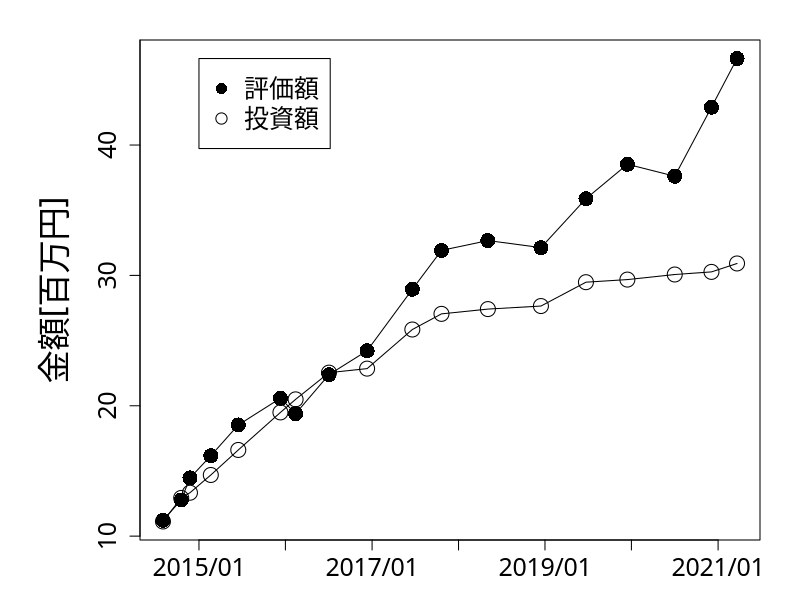

R code for this plot:
#!/usr/bin/env Rscript

t <- read.table("./invest_return.tsv", sep="\t", header=FALSE)

x <- as.Date(t$V1, "%m/%d/%Y")
y1 <- as.numeric(gsub(",","", t$V2))/1000000
y2 <- as.numeric(gsub(",","", t$V3))/1000000
png("../images/investment_return/investment_return.png")
y_range <- range(y1, y2)

par(family = "HiraKakuProN-W3")
# mar – A numeric vector of length 4, which sets the margin sizes in the following order: bottom, left, top, and right. The default is c(5.1, 4.1, 4.1, 2.1).

par(mar = c(3, 7, 2, 2))

# mgp – A numeric vector of length 3, which sets the axis label locations relative to the edge of the inner plot window. The first value represents the location the labels (i.e. xlab and ylab in plot), the second the tick-mark labels, and third the tick marks. The default is c(3, 1, 0).

par(mgp = c(3.5, 1, 0))

plot(x, y1, xlab="", ylab="金額[百万円]", type="o", 
     cex.lab=2, cex.axis=1.5, cex.main=1.5, cex=2, ylim=y_range,
     xaxt="n",
     yaxp = c(10, 50, 4),
     pch=1
     )
lines(x, y2, xlab="", type="o", pch=16,
     ylab="金額[百万円]",
     cex.lab=2, cex.axis=1.5, cex.main=1.5, cex=2, ylim=y_range,
     xaxt="n",
# 1,000万円から4,000万円までを4分割で
     yaxp = c(10, 50, 4)
     )
x_years = as.Date(c("2015/1/1", "2016/1/1", "2017/1/1", "2018/1/1", "2019/1/1", "2020/1/1", "2021/1/1"), "%Y/%m/%d")
axis(1, x_years, format(x_years, "%Y/%m"), cex=2, cex.axis=1.5, cex.main=1.5, cex.lab=2)

legend(x_years[1], y_range[2], c("評価額", "投資額"), cex=1.5, pch=c(16, 1))
